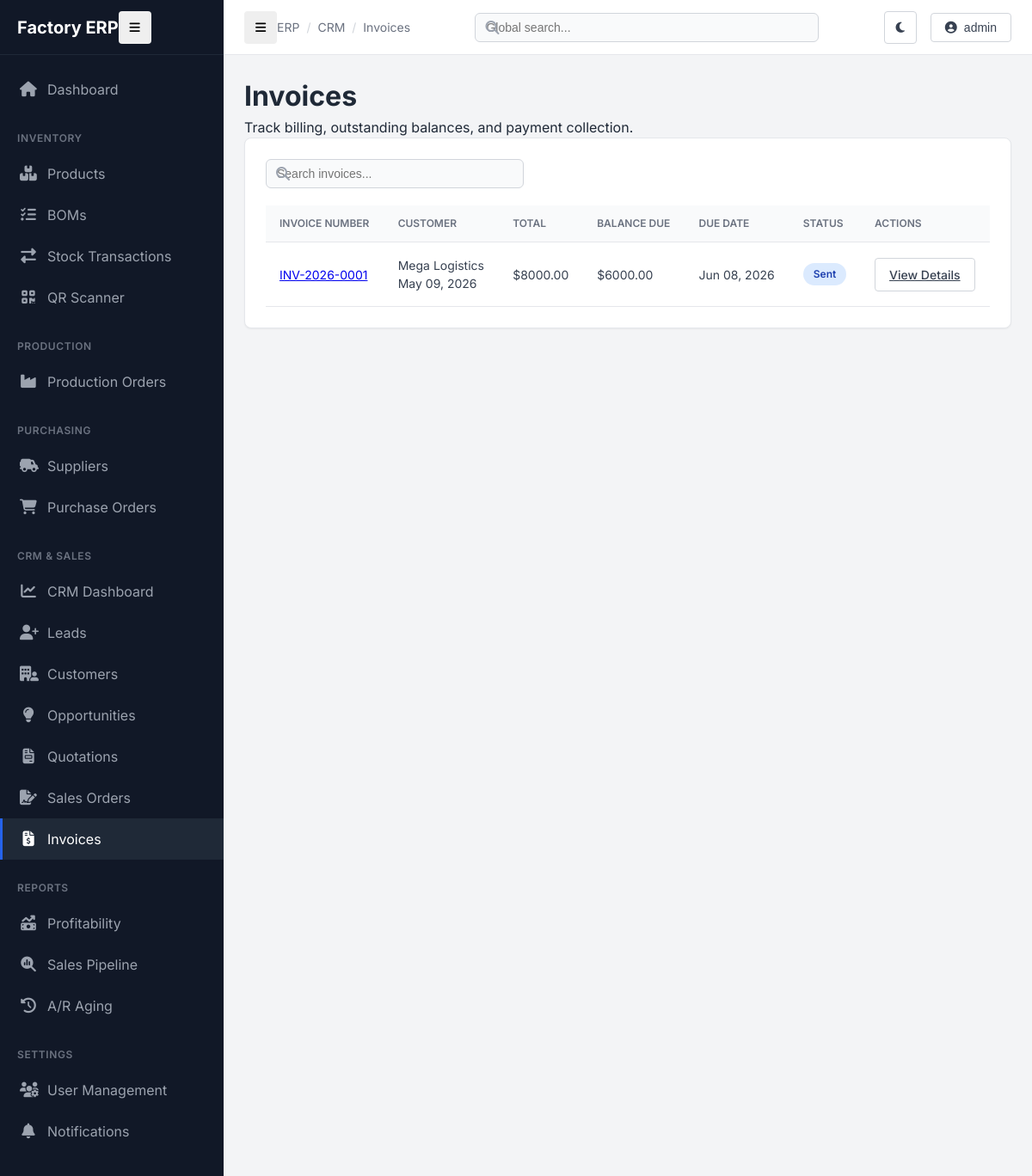
/crm/invoices/ (signed in), run on the app's committed database.
### crm/models.py (models this page shows, shortened)
class Invoice(models.Model):
    STATUS_CHOICES = [
        ('draft', 'Draft'),
        ('sent', 'Sent'),
        ('paid', 'Paid'),
        ('overdue', 'Overdue'),
        ('cancelled', 'Cancelled'),
    ]
    invoice_number = models.CharField(max_length=20, unique=True, editable=False)
    sales_order = models.ForeignKey(SalesOrder, on_delete=models.SET_NULL, null=True, blank=True, related_name='invoices')
    customer = models.ForeignKey(Customer, on_delete=models.CASCADE, related_name='invoices')
    invoice_date = models.DateField(default=timezone.now)
    due_date = models.DateField()
    total_amount = models.DecimalField(max_digits=12, decimal_places=2)
    amount_paid = models.DecimalField(max_digits=12, decimal_places=2, default=0)
    status = models.CharField(max_length=20, choices=STATUS_CHOICES, default='draft')
    pdf_file = models.FileField(upload_to='invoices/', null=True, blank=True)
    sent_at = models.DateTimeField(null=True, blank=True)
    paid_at = models.DateTimeField(null=True, blank=True)
    @property
    def balance_due(self):
        return self.total_amount - self.amount_paid
    def is_overdue(self):
        return self.status != 'paid' and self.due_date < timezone.now().date()

class Customer(models.Model):
    company_name = models.CharField(max_length=200)
    contact_person = models.CharField(max_length=200)
    email = models.EmailField()
    phone = models.CharField(max_length=20)
    customer_since = models.DateField(default=timezone.now)
    credit_limit = models.DecimalField(max_digits=12, decimal_places=2, default=0)
    credit_used = models.DecimalField(max_digits=12, decimal_places=2, default=0)
    payment_terms = models.CharField(max_length=100, default="Net 30")
    tax_id = models.CharField(max_length=50, blank=True)
    is_active = models.BooleanField(default=True)
    notes = models.TextField(blank=True)
    assigned_to = models.ForeignKey(User, on_delete=models.SET_NULL, null=True, blank=True, related_name='assigned_customers')
    created_at = models.DateTimeField(auto_now_add=True)
    updated_at = models.DateTimeField(auto_now=True)

### crm/views.py (the view)
# urls.py: path('invoices/', views.InvoiceListView.as_view(), name='invoice_list'),
class InvoiceListView(LoginRequiredMixin, ListView):
    model = Invoice
    template_name = 'crm/invoice_list.html'
    context_object_name = 'invoices'
    ordering = ['-invoice_date']

### crm/templates/crm/invoice_list.html (shortened to what this page needs)
{% extends "base.html" %}
{% load static %}
{% block breadcrumbs %}
<div class="breadcrumb-item">CRM</div>
<div class="breadcrumb-item">Invoices</div>
{% endblock %}
{% block content %}
<div class="d-flex justify-content-between align-items-center mb-4">
    <div>
        <h1 class="h3 fw-bold mb-1">Invoices</h1>
        <p class="text-muted small">Track billing, outstanding balances, and payment collection.</p>
    </div>
</div>
<div class="card">
    <div class="card-header border-bottom-0">
        <div class="d-flex justify-content-between align-items-center w-100">
            <div class="search-input-group" style="width: 300px;">
                <i class="fas fa-search"></i>
                <input type="text" class="search-input" placeholder="Search invoices..." hx-get="{% url 'crm:invoice_list' %}" hx-trigger="keyup changed delay:500ms" hx-target="#invoice-table-body" hx-indicator="#htmx-indicator">
            </div>
        </div>
    </div>
    <div class="table-responsive">
        <table>
            <thead>
                <tr>
                    <th>Invoice Number</th>
                    <th>Customer</th>
                    <th class="text-end">Total</th>
                    <th class="text-end">Balance Due</th>
                    <th>Due Date</th>
                    <th>Status</th>
                    <th class="text-end">Actions</th>
                </tr>
            </thead>
            <tbody id="invoice-table-body">
                {% for invoice in invoices %}
                <tr>
                    <td class="font-monospace fw-bold text-neutral-900">
                        <a href="{% url 'crm:invoice_detail' invoice.pk %}" class="text-decoration-none hover-link">{{ invoice.invoice_number }}</a>
                    </td>
                    <td>
                        <div class="fw-bold">{{ invoice.customer.company_name }}</div>
                        <div class="small text-muted">{{ invoice.invoice_date|date:"M d, Y" }}</div>
                    </td>
                    <td class="text-end fw-bold text-neutral-900">${{ invoice.total_amount }}</td>
                    <td class="text-end fw-bold {% if invoice.balance_due > 0 %}text-danger{% else %}text-success{% endif %}">${{ invoice.balance_due }}</td>
                    <td class="small {% if invoice.is_overdue %}text-danger fw-bold{% else %}text-muted{% endif %}">{{ invoice.due_date|date:"M d, Y" }}</td>
                    <td>
                        <span class="badge
                            {% if invoice.status == 'paid' %}badge-green
                            {% elif invoice.status == 'overdue' %}badge-red
                            {% elif invoice.status == 'sent' %}badge-blue
                            {% else %}badge-gray{% endif %}">
                            {{ invoice.get_status_display }}
                        </span>
                    </td>
                    <td class="text-end">
                        <a href="{% url 'crm:invoice_detail' invoice.pk %}" class="btn btn-sm btn-outline">
                            View Details
                        </a>
                    </td>
                </tr>
                {% empty %}
                <tr>
                    <td colspan="7" class="text-center py-5">
                        <div class="text-muted">No invoices found.</div>
                    </td>
                </tr>
                {% endfor %}
            </tbody>
        </table>
    </div>
</div>
{% endblock %}

### templates/base.html (shortened to what this page needs)
{% load static %}
<!DOCTYPE html>
<html lang="en">
<head>
    <link rel="stylesheet" href="https://cdnjs.cloudflare.com/ajax/libs/font-awesome/6.4.0/css/all.min.css">
    <link rel="stylesheet" href="{% static 'css/style.css' %}">
    <link rel="stylesheet" href="{% static 'css/dark-mode.css' %}">
</head>
<body>
    <div class="app-container">
        <aside id="sidebar">
            <div class="sidebar-header">
                <div class="logo-text">Factory ERP</div>
                <button id="sidebar-toggle" class="btn btn-icon d-none d-md-block">
                    <i class="fas fa-bars"></i>
                </button>
            </div>
            <nav class="sidebar-nav">
                <div class="nav-group">
                    <a href="{% url 'inventory:dashboard' %}" class="nav-link {% if request.resolver_match.url_name == 'dashboard' and request.resolver_match.app_name == 'inventory' %}active{% endif %}">
                        <i class="fas fa-home"></i>
                        <span>Dashboard</span>
                    </a>
                </div>
                <div class="nav-group">
                    <div class="nav-group-title">Inventory</div>
                    <a href="{% url 'inventory:product_list' %}" class="nav-link {% if 'product' in request.path %}active{% endif %}">
                        <i class="fas fa-boxes-stacked"></i>
                        <span>Products</span>
                    </a>
                    <a href="{% url 'inventory:bom_viewer' %}" class="nav-link {% if 'bom' in request.path %}active{% endif %}">
                        <i class="fas fa-list-check"></i>
                        <span>BOMs</span>
                    </a>
                    <a href="{% url 'inventory:transaction_history' %}" class="nav-link {% if 'transaction' in request.path %}active{% endif %}">
                        <i class="fas fa-exchange-alt"></i>
                        <span>Stock Transactions</span>
                    </a>
                    <a href="{% url 'inventory:scan_page' %}" class="nav-link {% if 'scan' in request.path %}active{% endif %}">
                        <i class="fas fa-qrcode"></i>
                        <span>QR Scanner</span>
                    </a>
                </div>
                <div class="nav-group">
                    <div class="nav-group-title">Production</div>
                    <a href="{% url 'inventory:production_order_list' %}" class="nav-link {% if 'production_order' in request.path %}active{% endif %}">
                        <i class="fas fa-industry"></i>
                        <span>Production Orders</span>
                    </a>
                </div>
                <div class="nav-group">
                    <div class="nav-group-title">Purchasing</div>
                    <a href="{% url 'inventory:supplier_list' %}" class="nav-link {% if 'supplier' in request.path %}active{% endif %}">
                        <i class="fas fa-truck-field"></i>
                        <span>Suppliers</span>
                    </a>
                    <a href="{% url 'inventory:purchase_order_list' %}" class="nav-link {% if 'purchase_order' in request.path %}active{% endif %}">
                        <i class="fas fa-cart-shopping"></i>
                        <span>Purchase Orders</span>
                    </a>
                </div>
                <div class="nav-group">
                    <div class="nav-group-title">CRM & Sales</div>
                    <a href="{% url 'crm:dashboard' %}" class="nav-link {% if request.resolver_match.app_name == 'crm' and request.resolver_match.url_name == 'dashboard' %}active{% endif %}">
                        <i class="fas fa-chart-line"></i>
                        <span>CRM Dashboard</span>
                    </a>
                    <a href="{% url 'crm:lead_list' %}" class="nav-link {% if 'lead' in request.path %}active{% endif %}">
                        <i class="fas fa-user-plus"></i>
                        <span>Leads</span>
                    </a>
                    <a href="{% url 'crm:customer_list' %}" class="nav-link {% if 'customer' in request.path %}active{% endif %}">
                        <i class="fas fa-building-user"></i>
                        <span>Customers</span>
                    </a>
                    <a href="{% url 'crm:opportunity_list' %}" class="nav-link {% if 'opportunity' in request.path %}active{% endif %}">
                        <i class="fas fa-lightbulb"></i>
                        <span>Opportunities</span>
                    </a>
                    <a href="{% url 'crm:quotation_list' %}" class="nav-link {% if 'quotation' in request.path %}active{% endif %}">
                        <i class="fas fa-file-invoice"></i>
                        <span>Quotations</span>
                    </a>
                    <a href="{% url 'crm:salesorder_list' %}" class="nav-link {% if 'order' in request.path %}active{% endif %}">
                        <i class="fas fa-file-signature"></i>
                        <span>Sales Orders</span>
                    </a>
                    <a href="{% url 'crm:invoice_list' %}" class="nav-link {% if 'invoice' in request.path %}active{% endif %}">
                        <i class="fas fa-file-invoice-dollar"></i>
                        <span>Invoices</span>
                    </a>
                </div>
                <div class="nav-group">
                    <div class="nav-group-title">Reports</div>
                    <a href="{% url 'inventory:profitability_report' %}" class="nav-link">
                        <i class="fas fa-money-bill-trend-up"></i>
                        <span>Profitability</span>
                    </a>
                    <a href="{% url 'crm:report_pipeline' %}" class="nav-link">
                        <i class="fas fa-magnifying-glass-chart"></i>
                        <span>Sales Pipeline</span>
                    </a>
                    <a href="{% url 'crm:report_aging' %}" class="nav-link">
                        <i class="fas fa-clock-rotate-left"></i>
                        <span>A/R Aging</span>
                    </a>
                </div>
                <div class="nav-group">
                    <div class="nav-group-title">Settings</div>
                    {% if perms.inventory.can_manage_users %}
                    <a href="{% url 'inventory:user_list' %}" class="nav-link">
                        <i class="fas fa-users-gear"></i>
                        <span>User Management</span>
                    </a>
                    {% endif %}
                    <a href="{% url 'notifications:settings' %}" class="nav-link">
                        <i class="fas fa-bell"></i>
                        <span>Notifications</span>
                    </a>
                </div>
            </nav>
        </aside>
        <main class="main-content">
            <header id="topbar">
                <div class="breadcrumb-container">
                    <button id="mobile-sidebar-toggle" class="btn btn-icon d-md-none me-3">
                        <i class="fas fa-bars"></i>
                    </button>
                    <div class="breadcrumb-item">ERP</div>
                    {% block breadcrumbs %}{% endblock %}
                </div>
                <div class="global-search">
                    <form action="{% url 'inventory:global_search' %}" method="get">
                        <div class="search-input-group">
                            <i class="fas fa-search"></i>
                            <input type="text" name="q" class="search-input" placeholder="Global search..." value="{{ request.GET.q }}">
                        </div>
                    </form>
                </div>
                <div class="user-menu">
                    <button id="theme-toggle" class="btn btn-icon btn-outline">
                    </button>
                    {% if request.user.is_authenticated %}
                    <div class="dropdown">
                        <button class="btn btn-outline dropdown-toggle">
                            <i class="fas fa-user-circle me-2"></i>
                            {{ request.user.username }}
                        </button>
                    </div>
                    {% else %}
                    <a href="{% url 'login' %}" class="btn btn-primary">Login</a>
                    {% endif %}
                </div>
            </header>
            <div class="content-area">
                {% block content %}{% endblock %}
            </div>
        </main>
    </div>
</body>
</html>

### data on the page
Invoice: invoice_number "INV-2026-0001", customer.company_name "Mega Logistics", invoice_date "May 09, 2026", total_amount "8000.00", balance_due "6000.00", due_date "Jun 08, 2026", status "Sent"

### other printed values
{{ request.user.username }} "admin"
